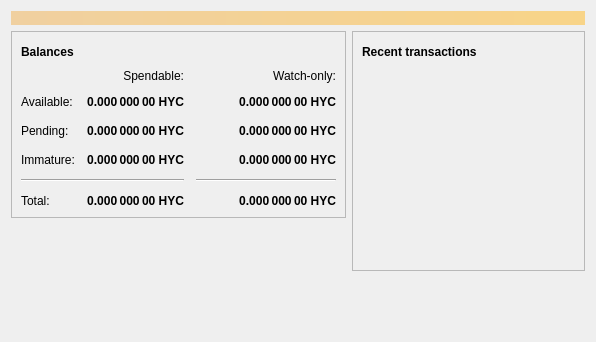
<?xml version="1.0" encoding="UTF-8"?>
<ui version="4.0">
 <class>OverviewPage</class>
 <widget class="QWidget" name="OverviewPage">
  <property name="geometry">
   <rect>
    <x>0</x>
    <y>0</y>
    <width>596</width>
    <height>342</height>
   </rect>
  </property>
  <property name="windowTitle">
   <string>Form</string>
  </property>
  <layout class="QVBoxLayout" name="topLayout">
   <item>
    <widget class="QLabel" name="labelAlerts">
     <property name="visible">
      <bool>false</bool>
     </property>
     <property name="styleSheet">
      <string notr="true">background-color: qlineargradient(x1: 0, y1: 0, x2: 1, y2: 0, stop:0 #F0D0A0, stop:1 #F8D488); color:#000000;</string>
     </property>
     <property name="wordWrap">
      <bool>true</bool>
     </property>
     <property name="margin">
      <number>3</number>
     </property>
    </widget>
   </item>
   <item>
    <layout class="QHBoxLayout" name="horizontalLayout" stretch="1,1">
     <item>
      <layout class="QVBoxLayout" name="verticalLayout_2">
       <item>
        <widget class="QFrame" name="frame">
         <property name="frameShape">
          <enum>QFrame::StyledPanel</enum>
         </property>
         <property name="frameShadow">
          <enum>QFrame::Raised</enum>
         </property>
         <layout class="QVBoxLayout" name="verticalLayout_4">
          <item>
           <layout class="QHBoxLayout" name="horizontalLayout_4">
            <item>
             <widget class="QLabel" name="label_5">
              <property name="font">
               <font>
                <weight>75</weight>
                <bold>true</bold>
               </font>
              </property>
              <property name="text">
               <string>Balances</string>
              </property>
             </widget>
            </item>
            <item>
             <widget class="QPushButton" name="labelWalletStatus">
              <property name="enabled">
               <bool>false</bool>
              </property>
              <property name="maximumSize">
               <size>
                <width>30</width>
                <height>16777215</height>
               </size>
              </property>
              <property name="toolTip">
               <string>The displayed information may be out of date. Your wallet automatically synchronizes with the Hycoin network after a connection is established, but this process has not completed yet.</string>
              </property>
              <property name="text">
               <string/>
              </property>
              <property name="icon">
               <iconset resource="../hycoin.qrc">
                <normaloff>:/icons/warning</normaloff>
                <disabledoff>:/icons/warning</disabledoff>:/icons/warning</iconset>
              </property>
              <property name="iconSize">
               <size>
                <width>24</width>
                <height>24</height>
               </size>
              </property>
              <property name="flat">
               <bool>true</bool>
              </property>
             </widget>
            </item>
            <item>
             <spacer name="horizontalSpacer_3">
              <property name="orientation">
               <enum>Qt::Horizontal</enum>
              </property>
              <property name="sizeHint" stdset="0">
               <size>
                <width>40</width>
                <height>20</height>
               </size>
              </property>
             </spacer>
            </item>
           </layout>
          </item>
          <item>
           <layout class="QGridLayout" name="gridLayout">
            <property name="spacing">
             <number>12</number>
            </property>
            <item row="2" column="2">
             <widget class="QLabel" name="labelWatchPending">
              <property name="font">
               <font>
                <weight>75</weight>
                <bold>true</bold>
               </font>
              </property>
              <property name="cursor">
               <cursorShape>IBeamCursor</cursorShape>
              </property>
              <property name="toolTip">
               <string>Unconfirmed transactions to watch-only addresses</string>
              </property>
              <property name="text">
               <string notr="true">0.000 000 00 HYC</string>
              </property>
              <property name="alignment">
               <set>Qt::AlignRight|Qt::AlignTrailing|Qt::AlignVCenter</set>
              </property>
              <property name="textInteractionFlags">
               <set>Qt::LinksAccessibleByMouse|Qt::TextSelectableByKeyboard|Qt::TextSelectableByMouse</set>
              </property>
             </widget>
            </item>
            <item row="2" column="1">
             <widget class="QLabel" name="labelUnconfirmed">
              <property name="font">
               <font>
                <weight>75</weight>
                <bold>true</bold>
               </font>
              </property>
              <property name="cursor">
               <cursorShape>IBeamCursor</cursorShape>
              </property>
              <property name="toolTip">
               <string>Total of transactions that have yet to be confirmed, and do not yet count toward the spendable balance</string>
              </property>
              <property name="text">
               <string notr="true">0.000 000 00 HYC</string>
              </property>
              <property name="alignment">
               <set>Qt::AlignRight|Qt::AlignTrailing|Qt::AlignVCenter</set>
              </property>
              <property name="textInteractionFlags">
               <set>Qt::LinksAccessibleByMouse|Qt::TextSelectableByKeyboard|Qt::TextSelectableByMouse</set>
              </property>
             </widget>
            </item>
            <item row="3" column="2">
             <widget class="QLabel" name="labelWatchImmature">
              <property name="font">
               <font>
                <weight>75</weight>
                <bold>true</bold>
               </font>
              </property>
              <property name="cursor">
               <cursorShape>IBeamCursor</cursorShape>
              </property>
              <property name="toolTip">
               <string>Mined balance in watch-only addresses that has not yet matured</string>
              </property>
              <property name="text">
               <string notr="true">0.000 000 00 HYC</string>
              </property>
              <property name="alignment">
               <set>Qt::AlignRight|Qt::AlignTrailing|Qt::AlignVCenter</set>
              </property>
              <property name="textInteractionFlags">
               <set>Qt::LinksAccessibleByMouse|Qt::TextSelectableByKeyboard|Qt::TextSelectableByMouse</set>
              </property>
             </widget>
            </item>
            <item row="4" column="0" colspan="2">
             <widget class="Line" name="line">
              <property name="orientation">
               <enum>Qt::Horizontal</enum>
              </property>
             </widget>
            </item>
            <item row="4" column="2">
             <widget class="Line" name="lineWatchBalance">
              <property name="sizePolicy">
               <sizepolicy hsizetype="Preferred" vsizetype="Fixed">
                <horstretch>0</horstretch>
                <verstretch>0</verstretch>
               </sizepolicy>
              </property>
              <property name="minimumSize">
               <size>
                <width>140</width>
                <height>0</height>
               </size>
              </property>
              <property name="orientation">
               <enum>Qt::Horizontal</enum>
              </property>
             </widget>
            </item>
            <item row="5" column="0">
             <widget class="QLabel" name="labelTotalText">
              <property name="text">
               <string>Total:</string>
              </property>
             </widget>
            </item>
            <item row="3" column="1">
             <widget class="QLabel" name="labelImmature">
              <property name="font">
               <font>
                <weight>75</weight>
                <bold>true</bold>
               </font>
              </property>
              <property name="cursor">
               <cursorShape>IBeamCursor</cursorShape>
              </property>
              <property name="toolTip">
               <string>Mined balance that has not yet matured</string>
              </property>
              <property name="text">
               <string notr="true">0.000 000 00 HYC</string>
              </property>
              <property name="alignment">
               <set>Qt::AlignRight|Qt::AlignTrailing|Qt::AlignVCenter</set>
              </property>
              <property name="textInteractionFlags">
               <set>Qt::LinksAccessibleByMouse|Qt::TextSelectableByKeyboard|Qt::TextSelectableByMouse</set>
              </property>
             </widget>
            </item>
            <item row="2" column="3">
             <spacer name="horizontalSpacer_2">
              <property name="orientation">
               <enum>Qt::Horizontal</enum>
              </property>
              <property name="sizeHint" stdset="0">
               <size>
                <width>40</width>
                <height>20</height>
               </size>
              </property>
             </spacer>
            </item>
            <item row="3" column="0">
             <widget class="QLabel" name="labelImmatureText">
              <property name="text">
               <string>Immature:</string>
              </property>
             </widget>
            </item>
            <item row="5" column="1">
             <widget class="QLabel" name="labelTotal">
              <property name="font">
               <font>
                <weight>75</weight>
                <bold>true</bold>
               </font>
              </property>
              <property name="cursor">
               <cursorShape>IBeamCursor</cursorShape>
              </property>
              <property name="toolTip">
               <string>Your current total balance</string>
              </property>
              <property name="text">
               <string notr="true">0.000 000 00 HYC</string>
              </property>
              <property name="alignment">
               <set>Qt::AlignRight|Qt::AlignTrailing|Qt::AlignVCenter</set>
              </property>
              <property name="textInteractionFlags">
               <set>Qt::LinksAccessibleByMouse|Qt::TextSelectableByKeyboard|Qt::TextSelectableByMouse</set>
              </property>
             </widget>
            </item>
            <item row="5" column="2">
             <widget class="QLabel" name="labelWatchTotal">
              <property name="font">
               <font>
                <weight>75</weight>
                <bold>true</bold>
               </font>
              </property>
              <property name="cursor">
               <cursorShape>IBeamCursor</cursorShape>
              </property>
              <property name="toolTip">
               <string>Current total balance in watch-only addresses</string>
              </property>
              <property name="text">
               <string notr="true">0.000 000 00 HYC</string>
              </property>
              <property name="alignment">
               <set>Qt::AlignRight|Qt::AlignTrailing|Qt::AlignVCenter</set>
              </property>
              <property name="textInteractionFlags">
               <set>Qt::LinksAccessibleByMouse|Qt::TextSelectableByKeyboard|Qt::TextSelectableByMouse</set>
              </property>
             </widget>
            </item>
            <item row="0" column="2">
             <widget class="QLabel" name="labelWatchonly">
              <property name="text">
               <string>Watch-only:</string>
              </property>
              <property name="alignment">
               <set>Qt::AlignRight|Qt::AlignTrailing|Qt::AlignVCenter</set>
              </property>
             </widget>
            </item>
            <item row="1" column="0">
             <widget class="QLabel" name="labelBalanceText">
              <property name="text">
               <string>Available:</string>
              </property>
             </widget>
            </item>
            <item row="1" column="1">
             <widget class="QLabel" name="labelBalance">
              <property name="font">
               <font>
                <weight>75</weight>
                <bold>true</bold>
               </font>
              </property>
              <property name="cursor">
               <cursorShape>IBeamCursor</cursorShape>
              </property>
              <property name="toolTip">
               <string>Your current spendable balance</string>
              </property>
              <property name="text">
               <string notr="true">0.000 000 00 HYC</string>
              </property>
              <property name="alignment">
               <set>Qt::AlignRight|Qt::AlignTrailing|Qt::AlignVCenter</set>
              </property>
              <property name="textInteractionFlags">
               <set>Qt::LinksAccessibleByMouse|Qt::TextSelectableByKeyboard|Qt::TextSelectableByMouse</set>
              </property>
             </widget>
            </item>
            <item row="1" column="2">
             <widget class="QLabel" name="labelWatchAvailable">
              <property name="font">
               <font>
                <weight>75</weight>
                <bold>true</bold>
               </font>
              </property>
              <property name="cursor">
               <cursorShape>IBeamCursor</cursorShape>
              </property>
              <property name="toolTip">
               <string>Your current balance in watch-only addresses</string>
              </property>
              <property name="text">
               <string notr="true">0.000 000 00 HYC</string>
              </property>
              <property name="alignment">
               <set>Qt::AlignRight|Qt::AlignTrailing|Qt::AlignVCenter</set>
              </property>
              <property name="textInteractionFlags">
               <set>Qt::LinksAccessibleByMouse|Qt::TextSelectableByKeyboard|Qt::TextSelectableByMouse</set>
              </property>
             </widget>
            </item>
            <item row="2" column="0">
             <widget class="QLabel" name="labelPendingText">
              <property name="text">
               <string>Pending:</string>
              </property>
             </widget>
            </item>
            <item row="0" column="1">
             <widget class="QLabel" name="labelSpendable">
              <property name="text">
               <string>Spendable:</string>
              </property>
              <property name="alignment">
               <set>Qt::AlignRight|Qt::AlignTrailing|Qt::AlignVCenter</set>
              </property>
             </widget>
            </item>
           </layout>
          </item>
         </layout>
        </widget>
       </item>
       <item>
        <spacer name="verticalSpacer">
         <property name="orientation">
          <enum>Qt::Vertical</enum>
         </property>
         <property name="sizeHint" stdset="0">
          <size>
           <width>20</width>
           <height>40</height>
          </size>
         </property>
        </spacer>
       </item>
      </layout>
     </item>
     <item>
      <layout class="QVBoxLayout" name="verticalLayout_3">
       <item>
        <widget class="QFrame" name="frame_2">
         <property name="frameShape">
          <enum>QFrame::StyledPanel</enum>
         </property>
         <property name="frameShadow">
          <enum>QFrame::Raised</enum>
         </property>
         <layout class="QVBoxLayout" name="verticalLayout">
          <item>
           <layout class="QHBoxLayout" name="horizontalLayout_2">
            <item>
             <widget class="QLabel" name="label_4">
              <property name="font">
               <font>
                <weight>75</weight>
                <bold>true</bold>
               </font>
              </property>
              <property name="text">
               <string>Recent transactions</string>
              </property>
             </widget>
            </item>
            <item>
             <widget class="QPushButton" name="labelTransactionsStatus">
              <property name="enabled">
               <bool>false</bool>
              </property>
              <property name="maximumSize">
               <size>
                <width>30</width>
                <height>16777215</height>
               </size>
              </property>
              <property name="toolTip">
               <string>The displayed information may be out of date. Your wallet automatically synchronizes with the Hycoin network after a connection is established, but this process has not completed yet.</string>
              </property>
              <property name="text">
               <string/>
              </property>
              <property name="icon">
               <iconset resource="../hycoin.qrc">
                <normaloff>:/icons/warning</normaloff>
                <disabledoff>:/icons/warning</disabledoff>:/icons/warning</iconset>
              </property>
              <property name="iconSize">
               <size>
                <width>24</width>
                <height>24</height>
               </size>
              </property>
              <property name="flat">
               <bool>true</bool>
              </property>
             </widget>
            </item>
            <item>
             <spacer name="horizontalSpacer">
              <property name="orientation">
               <enum>Qt::Horizontal</enum>
              </property>
              <property name="sizeHint" stdset="0">
               <size>
                <width>40</width>
                <height>20</height>
               </size>
              </property>
             </spacer>
            </item>
           </layout>
          </item>
          <item>
           <widget class="QListView" name="listTransactions">
            <property name="styleSheet">
             <string notr="true">QListView { background: transparent; }</string>
            </property>
            <property name="frameShape">
             <enum>QFrame::NoFrame</enum>
            </property>
            <property name="verticalScrollBarPolicy">
             <enum>Qt::ScrollBarAlwaysOff</enum>
            </property>
            <property name="horizontalScrollBarPolicy">
             <enum>Qt::ScrollBarAlwaysOff</enum>
            </property>
            <property name="selectionMode">
             <enum>QAbstractItemView::NoSelection</enum>
            </property>
           </widget>
          </item>
         </layout>
        </widget>
       </item>
       <item>
        <spacer name="verticalSpacer_2">
         <property name="orientation">
          <enum>Qt::Vertical</enum>
         </property>
         <property name="sizeHint" stdset="0">
          <size>
           <width>20</width>
           <height>40</height>
          </size>
         </property>
        </spacer>
       </item>
      </layout>
     </item>
    </layout>
   </item>
  </layout>
 </widget>
 <resources/>
 <connections/>
</ui>
